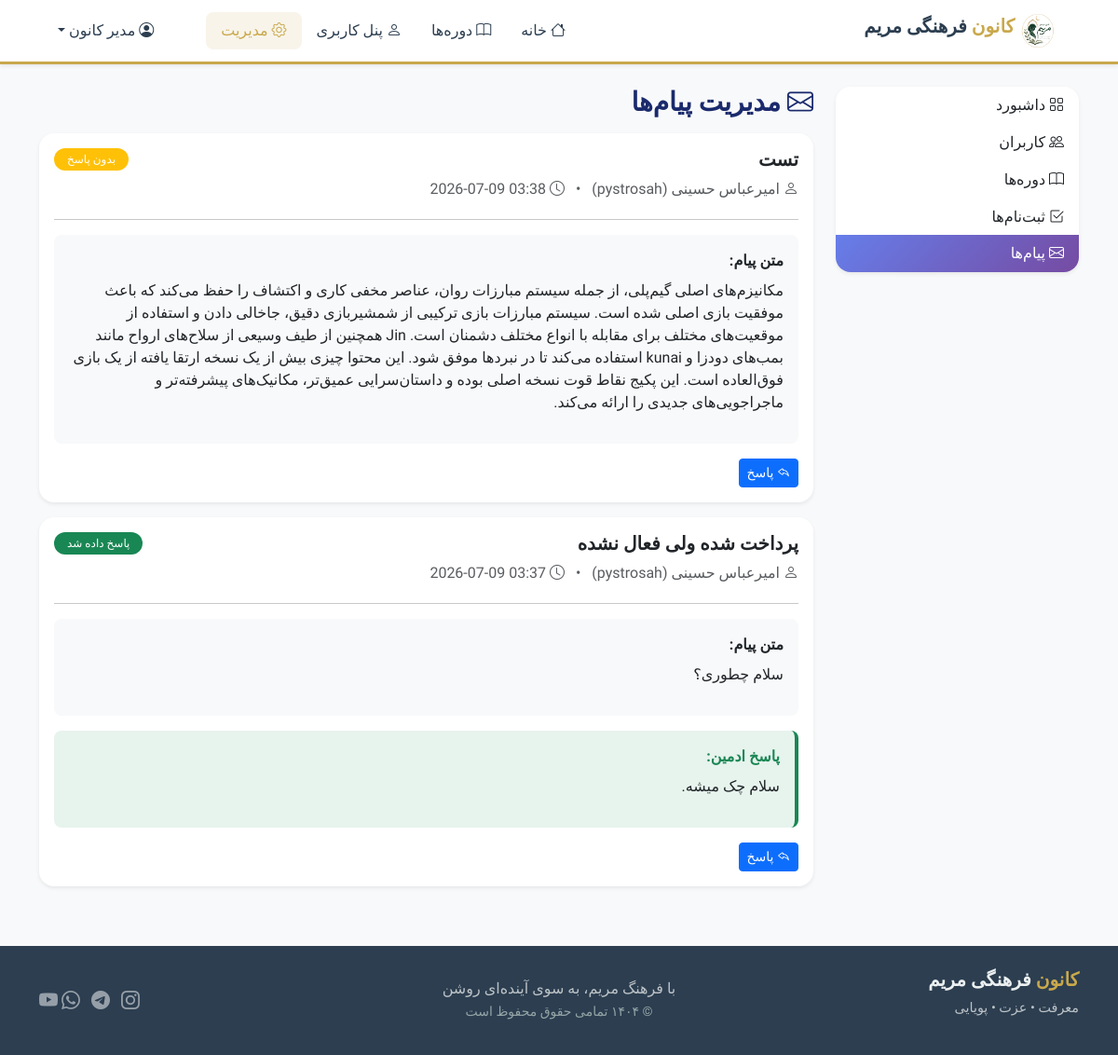
Screenshot of /admin/messages (signed in) with the database file from the repository.
### tables this page shows
CREATE TABLE users (
        id INTEGER PRIMARY KEY AUTOINCREMENT,
        username TEXT UNIQUE NOT NULL,
        password_hash TEXT NOT NULL,
        full_name TEXT NOT NULL,
        phone TEXT NOT NULL,
        email TEXT,
        role TEXT DEFAULT 'user',
        created_at TIMESTAMP DEFAULT CURRENT_TIMESTAMP,
        is_active BOOLEAN DEFAULT 1
    );

CREATE TABLE messages (
        id INTEGER PRIMARY KEY AUTOINCREMENT,
        user_id INTEGER NOT NULL,
        subject TEXT NOT NULL,
        content TEXT NOT NULL,
        is_read BOOLEAN DEFAULT 0,
        admin_reply TEXT,
        created_at TIMESTAMP DEFAULT CURRENT_TIMESTAMP,
        FOREIGN KEY (user_id) REFERENCES users (id)
    );

### routes/admin.py (the view)
@admin_bp.route('/admin/messages')
@admin_required
def messages():
    messages = get_all_messages()
    return render_template('admin/messages.html', messages=messages)

### app.py (called while the page is built)
def create_app():
    app = Flask(__name__)
    app.config['SECRET_KEY'] = Config.SECRET_KEY
    app.config['MAX_CONTENT_LENGTH'] = Config.MAX_CONTENT_LENGTH
    app.config['UPLOAD_FOLDER'] = Config.UPLOAD_FOLDER
    Config.init_upload_folder()
    app.jinja_env.filters['format_price'] = format_price
    from routes.auth import auth_bp
    from routes.main import main_bp
    from routes.user import user_bp
    from routes.admin import admin_bp
    app.register_blueprint(auth_bp)
    app.register_blueprint(main_bp)
    app.register_blueprint(user_bp)
    app.register_blueprint(admin_bp)
    @app.context_processor
    def utility_processor():
        from models import get_user_by_id
        return dict(get_user_by_id=get_user_by_id)
    return app

### models.py (called while the page is built)
def get_db():
    from config import Config
    conn = sqlite3.connect(Config.DB_PATH)
    conn.row_factory = sqlite3.Row
    return conn

def get_user_by_id(user_id):
    conn = get_db()
    user = conn.execute('SELECT * FROM users WHERE id = ?', (user_id,)).fetchone()
    conn.close()
    return user

def get_all_messages():
    conn = get_db()
    messages = conn.execute('''
        SELECT m.*, u.full_name, u.username
        FROM messages m
        JOIN users u ON m.user_id = u.id
        ORDER BY m.created_at DESC
    ''').fetchall()
    conn.close()
    return messages

### utils.py (called while the page is built)
def admin_required(f):
    @wraps(f)
    def decorated_function(*args, **kwargs):
        if 'user_id' not in session:
            flash('لطفاً ابتدا وارد شوید', 'warning')
            return redirect(url_for('login'))
        user = get_user_by_id(session['user_id'])
        if not user or user['role'] != 'admin':
            flash('شما دسترسی ادمین ندارید', 'danger')
            return redirect(url_for('index'))
        return f(*args, **kwargs)
    return decorated_function

### templates/admin/messages.html (shortened to what this page needs)
{% extends "base.html" %}
{% block content %}
<div class="row">
    <div class="col-md-3 mb-3">
        <div class="list-group shadow-sm rounded-4">
            <a href="{{ url_for('admin.dashboard') }}" class="list-group-item list-group-item-action border-0">
                <i class="bi bi-grid"></i> داشبورد
            </a>
            <a href="{{ url_for('admin.users') }}" class="list-group-item list-group-item-action border-0">
                <i class="bi bi-people"></i> کاربران
            </a>
            <a href="{{ url_for('admin.courses') }}" class="list-group-item list-group-item-action border-0">
                <i class="bi bi-book"></i> دوره‌ها
            </a>
            <a href="{{ url_for('admin.enrollments') }}" class="list-group-item list-group-item-action border-0">
                <i class="bi bi-check2-square"></i> ثبت‌نام‌ها
            </a>
            <a href="{{ url_for('admin.messages') }}" class="list-group-item list-group-item-action active border-0 rounded-bottom-4" style="background: linear-gradient(135deg, #667eea, #764ba2);">
                <i class="bi bi-envelope"></i> پیام‌ها
            </a>
        </div>
    </div>
    <div class="col-md-9">
        <h3 class="fw-bold" style="color: #1a2a6c;">
            <i class="bi bi-envelope"></i> مدیریت پیام‌ها
        </h3>
        <div class="mt-3">
            {% for msg in messages %}
            <div class="card border-0 shadow-sm rounded-4 mb-3">
                <div class="card-body">
                    <div class="d-flex justify-content-between align-items-start">
                        <div>
                            <h5 class="fw-bold">{{ msg.subject }}</h5>
                            <p class="text-muted mb-1">
                                <i class="bi bi-person"></i> {{ msg.full_name }} ({{ msg.username }})
                                <span class="mx-2">•</span>
                                <i class="bi bi-clock"></i> {{ msg.created_at[:16] }}
                            </p>
                        </div>
                        <span class="badge {% if msg.admin_reply %}bg-success{% else %}bg-warning{% endif %} rounded-pill">
                            {% if msg.admin_reply %}پاسخ داده شد{% else %}بدون پاسخ{% endif %}
                        </span>
                    </div>
                    <hr>
                    <div class="bg-light p-3 rounded-3">
                        <strong>متن پیام:</strong>
                        <p class="mt-2">{{ msg.content }}</p>
                    </div>
                    {% if msg.admin_reply %}
                    <div class="bg-success bg-opacity-10 p-3 rounded-3 mt-3" style="border-right: 4px solid #198754;">
                        <strong class="text-success">پاسخ ادمین:</strong>
                        <p class="mt-2">{{ msg.admin_reply }}</p>
                    </div>
                    {% endif %}
                    <button class="btn btn-primary btn-sm mt-3" data-bs-toggle="collapse" data-bs-target="#reply{{ msg.id }}">
                        <i class="bi bi-reply"></i> پاسخ
                    </button>
                </div>
            </div>
            {% else %}
            <div class="alert alert-info text-center rounded-4">
                <i class="bi bi-info-circle"></i> هیچ پیامی برای نمایش وجود ندارد
            </div>
            {% endfor %}
        </div>
    </div>
</div>
{% endblock %}

### templates/base.html (shortened to what this page needs)
<!DOCTYPE html>
<html dir="rtl" lang="fa">
<head>
    <link href="https://cdn.jsdelivr.net/npm/bootstrap@5.3.0/dist/css/bootstrap.min.css" rel="stylesheet">
    <link rel="stylesheet" href="https://cdn.jsdelivr.net/npm/bootstrap-icons@1.11.0/font/bootstrap-icons.css">
    <link rel="stylesheet" href="{{ url_for('static', filename='css/style.css') }}">
</head>
<body>
    <nav class="navbar navbar-expand-lg sticky-top shadow-sm" style="background: #ffffff; border-bottom: 3px solid #c9a84c;">
        <div class="container">
            <a class="navbar-brand fw-bold" href="{{ url_for('main.index') }}" style="color: #2c3e50;">
                <img src="{{ url_for('static', filename='images/logo.png') }}"
                     alt="لوگو"
                     height="40"
                     class="d-inline-block align-top me-2"
                     onerror="this.style.display='none'">
                <span style="color: #c9a84c;">کانون</span> فرهنگی مریم
            </a>
            <div class="collapse navbar-collapse" id="navbarNav">
                <ul class="navbar-nav me-auto">
                    <li class="nav-item">
                        <a class="nav-link {% if request.endpoint == 'main.index' %}active{% endif %}" href="{{ url_for('main.index') }}">
                            <i class="bi bi-house"></i> خانه
                        </a>
                    </li>
                    <li class="nav-item">
                        <a class="nav-link {% if request.endpoint == 'main.courses' %}active{% endif %}" href="{{ url_for('main.courses') }}">
                            <i class="bi bi-book"></i> دوره‌ها
                        </a>
                    </li>
                    {% if session.user_id %}
                    <li class="nav-item">
                        <a class="nav-link {% if request.endpoint == 'user.dashboard' %}active{% endif %}" href="{{ url_for('user.dashboard') }}">
                            <i class="bi bi-person"></i> پنل کاربری
                        </a>
                    </li>
                    {% endif %}
                    {% if session.user_id and session.role == 'admin' %}
                    <li class="nav-item">
                        <a class="nav-link {% if request.endpoint.startswith('admin') %}active{% endif %}" href="{{ url_for('admin.dashboard') }}">
                            <i class="bi bi-gear"></i> مدیریت
                        </a>
                    </li>
                    {% endif %}
                </ul>
                <ul class="navbar-nav">
                    {% if session.user_id %}
                    <li class="nav-item dropdown">
                        <a class="nav-link dropdown-toggle" href="#" data-bs-toggle="dropdown" style="color: #2c3e50;">
                            <i class="bi bi-person-circle"></i>
                            {% set user = get_user_by_id(session.user_id) %}
                            {% if user %}{{ user.full_name }}{% endif %}
                        </a>
                    </li>
                    {% endif %}
                </ul>
            </div>
        </div>
    </nav>
    <main class="container mt-4">
        {% block content %}{% endblock %}
    </main>
    <footer class="mt-5 py-4" style="background: #2c3e50; color: #ecf0f1;">
        <div class="container text-center">
            <div class="row align-items-center">
                <div class="col-md-4 text-md-end">
                    <h5 class="fw-bold">
                        <span style="color: #c9a84c;">کانون</span> فرهنگی مریم
                    </h5>
                    <p style="color: #bdc3c7; font-size: 0.9rem;">معرفت • عزت • پویایی</p>
                </div>
                <div class="col-md-4">
                    <p class="mb-0" style="color: #bdc3c7;">با فرهنگ مریم، به سوی آینده‌ای روشن</p>
                    <small style="color: #95a5a6;">© ۱۴۰۴ تمامی حقوق محفوظ است</small>
                </div>
                <div class="col-md-4 text-md-start">
                    <div class="social-links">
                        <a href="#" class="text-white-50 me-2" style="transition: color 0.3s;"><i class="bi bi-instagram fs-5"></i></a>
                        <a href="#" class="text-white-50 me-2" style="transition: color 0.3s;"><i class="bi bi-telegram fs-5"></i></a>
                        <a href="#" class="text-white-50 me-2" style="transition: color 0.3s;"><i class="bi bi-whatsapp fs-5"></i></a>
                        <a href="#" class="text-white-50" style="transition: color 0.3s;"><i class="bi bi-youtube fs-5"></i></a>
                    </div>
                </div>
            </div>
        </div>
    </footer>
</body>
</html>

### static/css/style.css (style rules this page uses)
* { font-family: 'Vazirmatn', 'IRANSans', 'Tahoma', sans-serif; }
body { background-color: #f8f9fa; min-height: 100vh; display: flex; flex-direction: column; }
main { flex: 1; }
:root { --gold: #c9a84c; --gold-dark: #b8963a; --gold-light: #f8f4ea; --cream: #F9F2E8; --dark: #2c3e50; --dark-light: #34495e; --text-muted: #7f8c8d; }
.card { animation: fadeInUp 0.5s ease; }
.navbar .nav-link { color: var(--dark) !important; font-weight: 500; padding: 8px 16px !important; border-radius: 8px; transition: all 0.3s ease; }
.navbar .nav-link.active { background: var(--gold-light); color: var(--gold) !important; }
.badge { padding: 6px 14px; font-weight: 500; }
footer a { transition: color 0.3s ease; }
.navbar-brand img { transition: transform 0.3s ease; }

### rows the page displays
users: full_name "مدیر کانون"
messages: subject "تست", full_name "امیرعباس حسینی", username "pystrosah", created_at "2026-07-09 03:38", shows "بدون پاسخ", content "مکانیزم‌های اصلی گیم‌پلی، از جمله سیستم مبارزات روان، عناصر مخفی کاری و اکتشاف را حفظ می‌کند که باعث موفقیت بازی اصلی شده است. سیستم مبارزات بازی ترکیبی از شمشیربازی دقیق، جاخالی دادن و استفاده از موقعیت‌های مختلف برای مقابله با انواع مختلف دشمنان است. Jin همچنین از طیف وسیعی از سلاح‌های ارواح مانند بمب‌های دودزا و kunai استفاده می‌کند تا در نبردها موفق شود. این محتوا چیزی بیش از یک نسخه ارتقا یافته از یک بازی فوق‌العاده است. این پکیج نقاط قوت نسخه اصلی بوده و داستان‌سرایی عمیق‌تر، مکانیک‌های پیشرفته‌تر و ماجراجویی‌های جدیدی را ارائه می‌کند."
messages: subject "پرداخت شده ولی فعال نشده", full_name "امیرعباس حسینی", username "pystrosah", created_at "2026-07-09 03:37", shows "پاسخ داده شد", content "سلام چطوری؟", admin_reply "سلام چک میشه."
